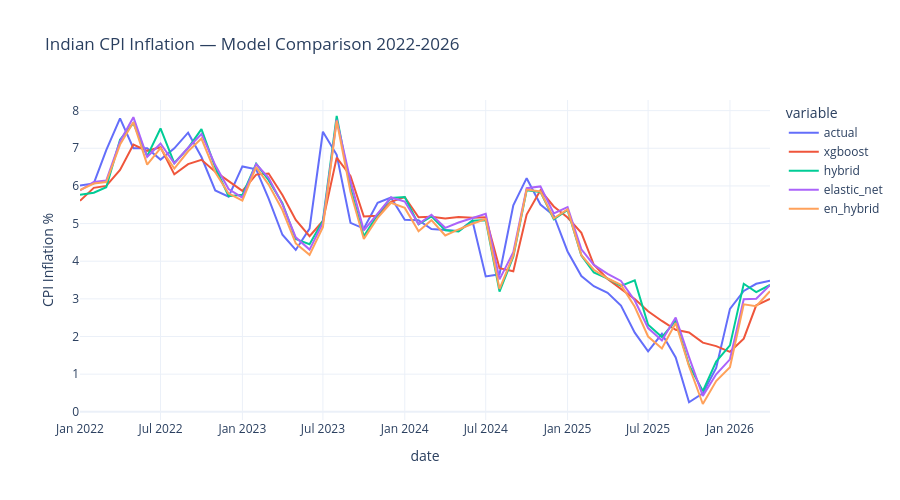

Write notebook code for a chart like this one.
### Code cell
# Load all predictions
xgb_pred = pd.read_csv('p2_xgb_predictions.csv', parse_dates=['date'], index_col='date')
en_pred = pd.read_csv('p2_en_predictions.csv', parse_dates=['date'], index_col='date')

# Combine
results_all = pd.concat([xgb_pred, en_pred], axis=1)

fig = px.line(results_all,
              title='Indian CPI Inflation — Model Comparison 2022-2026',
              template='plotly_white',
              height=500)
fig.update_layout(yaxis_title='CPI Inflation %')
fig.show()
